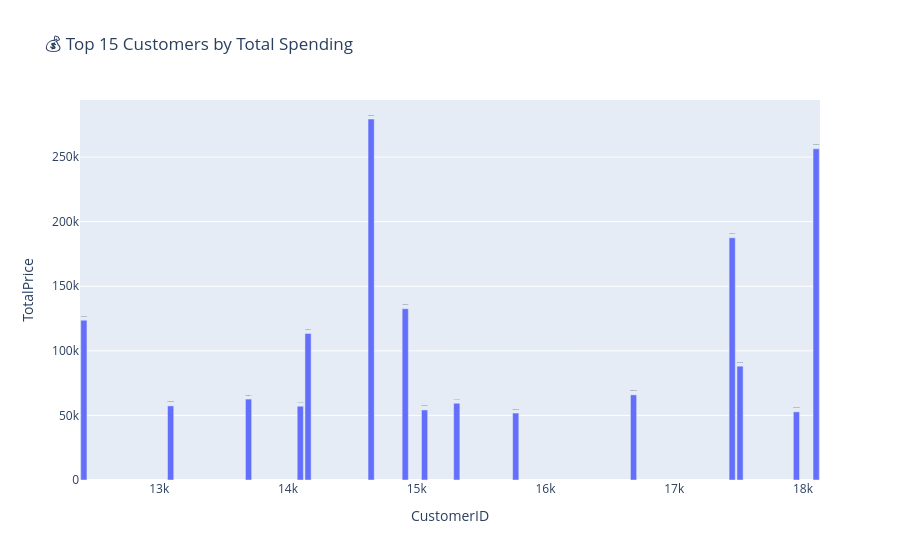

Notebook code for this chart:
### Markdown cell above
## Top 15 Customers by Spending

### Code cell
customer_sales = data.groupby('CustomerID')['TotalPrice'].sum().sort_values(ascending=False).head(15).reset_index()

fig = px.bar(customer_sales, x='CustomerID', y='TotalPrice', text='TotalPrice',
             title="💰 Top 15 Customers by Total Spending")
fig.update_traces(textposition='outside')
fig.show()

### Figure 1 — Plotly figure (JSON) as saved in the notebook; plotly's stock layout.template omitted (floating-point values rounded to 4 significant figures)
{"data": [{"hovertemplate": "CustomerID=%{x}<br>TotalPrice=%{text}<extra></extra>", "legendgroup": "", "marker": {"color": "#636efa", "pattern": {"shape": ""}}, "name": "", "orientation": "v", "showlegend": false, "text": [279500.0, 256400.0, 187500.0, 132600.0, 123700.0, 113400.0, 88130.0, 65890.0, 62650.0, 59420.0, 57390.0, 57120.0, 54230.0, 52750.0, 51820.0], "textposition": "outside", "type": "bar", "x": [14650.0, 18100.0, 17450.0, 14910.0, 12420.0, 14160.0, 17510.0, 16680.0, 13690.0, 15310.0, 13090.0, 14100.0, 15060.0, 17950.0, 15770.0], "xaxis": "x", "y": [279500.0, 256400.0, 187500.0, 132600.0, 123700.0, 113400.0, 88130.0, 65890.0, 62650.0, 59420.0, 57390.0, 57120.0, 54230.0, 52750.0, 51820.0], "yaxis": "y"}], "layout": {"barmode": "relative", "legend": {"tracegroupgap": 0}, "title": {"text": "💰 Top 15 Customers by Total Spending"}, "xaxis": {"anchor": "y", "domain": [0, 1], "title": {"text": "CustomerID"}}, "yaxis": {"anchor": "x", "domain": [0, 1], "title": {"text": "TotalPrice"}}}}
